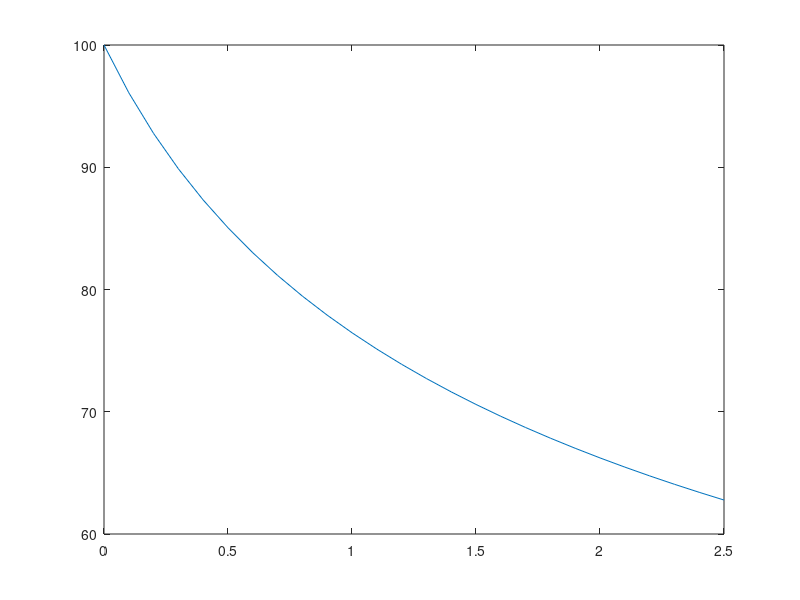

The MATLAB source for this figure: (Note: this script raises an error after producing the figure.)
1;
% Eulers Method
% Philip Otter
clear all
h = 0.1;
% Range of my x value
x = 0:h:2.5;  % When looking for specific values make sure to go one step past the
              % last point asked for
y = zeros(size(x));
y(1) = 100;
% Finds number of y values
c = numel(y);
for i=1:c-1
  disp("This is 'i'"), disp(i)
  f = 40^-4*(70-y(i)^4); % Change me every time!
  y(i+1) = y(i) + h * f;
  disp("This is X"), disp(x(i))
  disp("This is Y"), disp(y(i+1) = y(i) + h * f)
endfor
plot(x,y);
addlabels('x', 'y',
 'dy/dx = sqrt(1+sin(x))[1+y^2]')
%hold on
%plot(x,tan(x), 'r')  % Actual solution
%legend("Estimation", "Actual")
